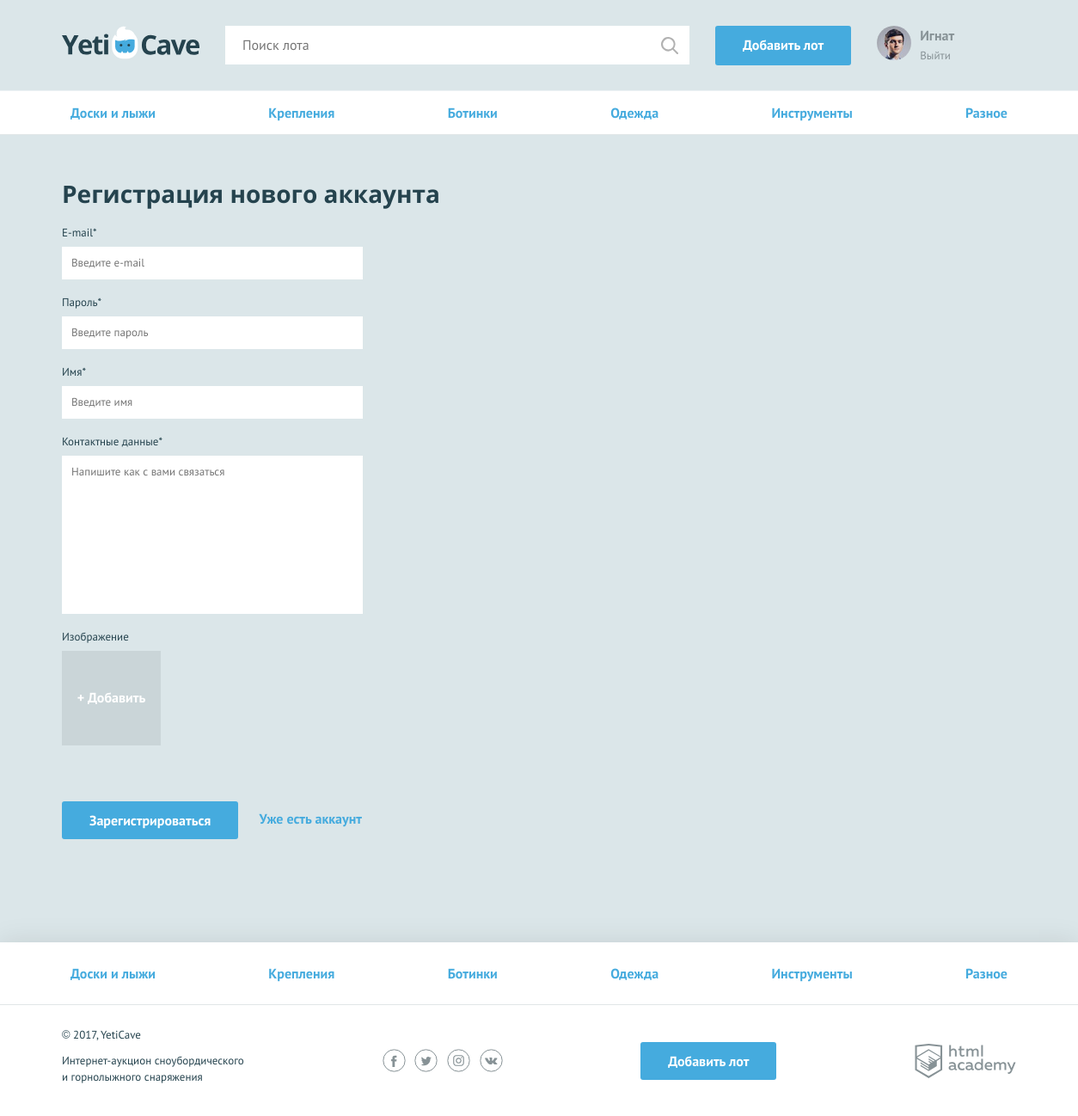
Screenshot of /signup.php (signed in) with the database file from the repository.
### tables this page shows
create table `category` (
  `id` int unsigned not null auto_increment primary key,
  `name` char(32) not null
);

### functions.php (called while the page is built, shortened)
<?php
require_once 'mysql_helper.php';
function dataFiltering($data)
{
    if (is_array($data)) {
        $result = [];
        foreach ($data as $key => $value) {
            $result[$key] = dataFiltering($value);
        }
    } else {
        $result = htmlspecialchars($data);
    }
    return $result;
}
function includeTemplate($file, $data)
{
    if (file_exists($file)) {
        $data = dataFiltering($data);
        extract($data);
        include($file);
        $result = ob_get_clean();
    } else {
        $result = "";
    }
    return $result;
}
function getData($link, $sql, $data = [])
{
    $result = [];
    $stmt = db_get_prepare_stmt($link, $sql, $data);
    if ($stmt) {
        if (mysqli_stmt_execute($stmt)) {
            $res = mysqli_stmt_get_result($stmt);
            while ($row = mysqli_fetch_array($res, MYSQLI_ASSOC)) {
                $result[] = $row;
            }
        }
    }
    return $result;
}
function getCategories($link)
{
    $sql = 'select `id`, `name` from `category` order by `id`';
    return getData($link, $sql, []);
}
?>

### mysql_helper.php (called while the page is built, shortened)
<?php
function db_get_prepare_stmt($link, $sql, $data = []) {
    $stmt = mysqli_prepare($link, $sql);
    return $stmt;
}
?>

### templates/signup_main.php (the view, shortened to what this page needs)
<main>
    <nav class="nav">
        <ul class="nav__list container">
            <?php foreach ($categories as $key => $value): ?>
            <li class="nav__item">
                <a href="all-lots.html"><?=$value['name'];?></a>
            </li>
            <?php endforeach; ?>
        </ul>
    </nav>
    <form class="form container <?=$class['form'];?>" action="signup.php" method="post" enctype="multipart/form-data">
        <h2>Регистрация нового аккаунта</h2>
        <div class="form__item <?=$class['email'];?>">
            <label for="email">E-mail*</label>
            <input id="email" type="text" name="email" value="<?=$data['email'];?>" placeholder="Введите e-mail">
        </div>
        <div class="form__item <?=$class['password'];?>">
            <label for="password">Пароль*</label>
            <input id="password" type="text" name="password" value="<?=$data['password'];?>" placeholder="Введите пароль">
        </div>
        <div class="form__item <?=$class['name'];?>">
            <label for="name">Имя*</label>
            <input id="name" type="text" name="name" value="<?=$data['name'];?>" placeholder="Введите имя">
        </div>
        <div class="form__item <?=$class['contacts'];?>">
            <label for="message">Контактные данные*</label>
            <textarea id="message" name="contacts" placeholder="Напишите как с вами связаться"><?=$data['contacts'];?></textarea>
        </div>
        <div class="form__item form__item--file form__item--last">
            <label>Изображение</label>
            <div class="form__input-file">
                <label for="photo2">
                    <span>+ Добавить</span>
                </label>
            </div>
        </div>
        <button type="submit" class="button" name="send">Зарегистрироваться</button>
        <a class="text-link" href="#">Уже есть аккаунт</a>
    </form>
</main>

### templates/footer.php (shortened to what this page needs)
<footer class="main-footer">
    <nav class="nav">
        <ul class="nav__list container">
            <?php foreach ($categories as $key => $value): ?>
            <li class="nav__item">
                <a href="all-lots.html"><?=$value['name'];?></a>
            </li>
            <?php endforeach; ?>
        </ul>
    </nav>
    <div class="main-footer__bottom container">
        <div class="main-footer__copyright">
            <p>© 2017, YetiCave</p>
            <p>Интернет-аукцион сноубордического и горнолыжного снаряжения</p>
        </div>
        <div class="main-footer__social social">
            <a class="social__link social__link--facebook" href="#">Facebook
            </a>
            <a class="social__link social__link--twitter" href="#">Twitter
            </a>
            <a class="social__link social__link--instagram" href="#">Instagram
            </a>
            <a class="social__link social__link--vkontakte" href="#">Вконтакте
            </a>
        </div>
        <a class="main-footer__add-lot button" href="add.php">Добавить лот</a>
        <div class="main-footer__developed-by">
            <a class="logo-academy" href="https://htmlacademy.ru/intensive/php">HTML Academy
            </a>
        </div>
    </div>
</footer>

### css/style.css (style rules this page uses)
body { min-width: 1140px; background-color: #dbe6e9; font-family: "PT Sans", sans-serif; font-weight: 400; font-size: 16px; line-height: 26px; color: #25434e; }
a { text-decoration: none; }
h2 { margin: 0; font-family: "Open Sans", sans-serif; font-size: 28px; line-height: 35px; font-weight: 700; }
.text-link { font-weight: 700; color: #45abde; }
.container { width: 1110px; margin: 0 auto; padding: 0 15px; }
.button { display: block; padding: 9px 32px; background-color: #45abde; color: #ffffff; text-align: center; font-weight: 700; border: none; border-radius: 3px; }
.main-footer { margin-top: 120px; background-color: #ffffff; box-shadow: 0 0 30px 0 rgba(0, 0, 0, 0.1); }
.main-footer__bottom { display: -webkit-flex; display: -ms-flexbox; display: flex; -webkit-justify-content: space-between; -ms-flex-pack: justify; justify-content: space-between; -webkit-align-items: center; -ms-flex-align: center; align-items: center; padding: 25px 0; }
.main-footer__copyright { max-width: 212px; }
.main-footer__copyright p { margin: 0; margin-bottom: 11px; font-size: 13px; line-height: 19px; }
.main-footer__social { width: 140px; }
.social { display: -webkit-flex; display: -ms-flexbox; display: flex; -webkit-justify-content: space-between; -ms-flex-pack: justify; justify-content: space-between; -webkit-flex-wrap: wrap; -ms-flex-wrap: wrap; flex-wrap: wrap; }
.social__link { width: 27px; height: 27px; font-size: 0; }
.logo-academy { display: block; width: 118px; height: 40px; font-size: 0; }
.nav { background-color: #ffffff; border-bottom: 1px solid #e1e6e7; }
.nav__list { display: -webkit-flex; display: -ms-flexbox; display: flex; -webkit-justify-content: space-between; -ms-flex-pack: justify; justify-content: space-between; -webkit-flex-wrap: wrap; -ms-flex-wrap: wrap; flex-wrap: wrap; list-style: none; }
.nav__item a { position: relative; display: block; padding: 12px 10px; font-weight: 700; color: #45abde; }
.nav__item a::before { content: ""; display: none; position: absolute; bottom: 0; width: calc(100% - 20px); height: 3px; background-color: #e2e5e6; }
.main-footer .nav__item a { padding: 23px 10px; }
.form { padding-top: 51px; }
.form h2 { padding-bottom: 15px; }
.form__item { width: 350px; margin: 0; margin-bottom: 14px; font-size: 13px; }
.form__item label { display: block; margin-bottom: 3px; }
.form__item input, .form__item textarea { display: block; width: 100%; padding: 5px 10px; border: 1px solid #ffffff; box-sizing: border-box; }
.form__item textarea { min-height: 184px; resize: none; }
.form__item--last { margin-bottom: 65px; }
.form .button { display: inline-block; vertical-align: middle; margin-right: 20px; }
.form__item--file label span { display: block; width: 115px; height: 110px; background-color: #cad5d8; color: #ffffff; font-size: 16px; text-align: center; font-weight: 700; padding: 40px 0; box-sizing: border-box; border: 1px solid #cad5d8; cursor: pointer; }

### rows the page displays
category: name "Доски и лыжи"
category: name "Крепления"
category: name "Ботинки"
category: name "Одежда"
category: name "Инструменты"
category: name "Разное"

### other values shown
$_SESSION['user']['name'] "Игнат"
